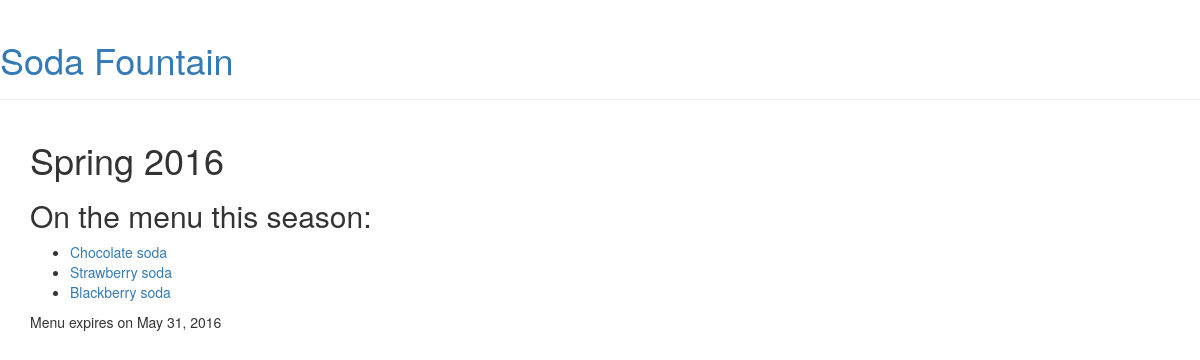
Page /menu/4/ on the committed database.
### menu/models.py (models this page shows, shortened)
class Menu(models.Model):
    season = models.CharField(max_length=20)
    items = models.ManyToManyField('Item', related_name='items')
    created_date = models.DateTimeField(
            default=timezone.now)
    expiration_date = models.DateTimeField(
            blank=True, null=True)
    expiration_date_2 = models.DateField(
        blank=True, null=True)

class Item(models.Model):
    name = models.CharField(max_length=200)
    description = models.TextField()
    chef = models.ForeignKey('auth.User', on_delete=models.CASCADE,)
    created_date = models.DateTimeField(
            default=timezone.now)
    standard = models.BooleanField(default=False)
    ingredients = models.ManyToManyField('Ingredient')
    def __str__(self):
        return self.name

### menu/views.py (the view)
# urls.py: url(r'^menu/(?P<pk>\d+)/$', views.menu_detail, name='menu_detail'),
def menu_detail(request, pk):
    menu = Menu.objects.prefetch_related('items').get(pk=pk)
    return render(request, 'menu/menu_detail.html', {'menu': menu})

### menu/templates/menu/menu_detail.html (shortened to what this page needs)
{% extends 'base.html' %}
{% block content %}
    <div class="content container">
        <div class="row">
            <div class="col-md-8">
                <div class="post">
                    <h1>
                        {{ menu.season }}
                    </h1>
                    <h2>On the menu this season:</h2>
                    <ul>
                        {% for item in menu.items.all %}
                            <li><a href="{% url 'menu:item_detail' pk=item.pk %}">{{ item }}</a></li>
                        {% endfor %}
                    </ul>
                    {% if menu.expiration_date %}
                        <div class="date">
                            Menu expires on {{ menu.expiration_date|date:"F j, Y" }}
                        </div>
                    {% endif %}
                </div>
            </div>
        </div>
    </div>
{% endblock %}

### rows in the picture
Menu: season "Spring 2016", expiration_date "May 31, 2016"
Item: name "Chocolate soda"
Item: name "Strawberry soda"
Item: name "Blackberry soda"
